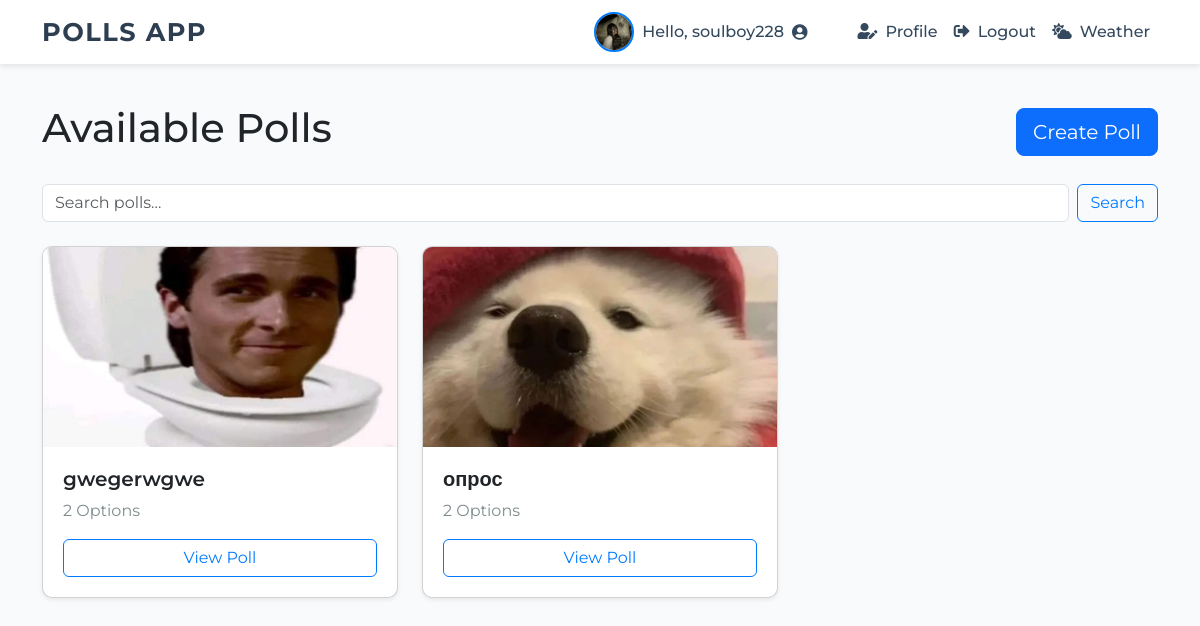
Screenshot of / (signed in) with the database file from the repository.
### app.py (models this page shows, shortened)
class User(UserMixin, db.Model):
    id = db.Column(db.Integer, primary_key=True)
    username = db.Column(db.String(150), unique=True, nullable=False)
    password_hash = db.Column(db.String(256), nullable=False)
    is_admin = db.Column(db.Boolean, default=False)
    avatar_filename = db.Column(db.String(300), nullable=True)
    votes = db.relationship('Vote', backref='user', lazy=True)
    polls_created = db.relationship('Poll', backref='creator', lazy=True)

class Poll(db.Model):
    id = db.Column(db.Integer, primary_key=True)
    question = db.Column(db.String(500), nullable=False)
    image_filename = db.Column(db.String(300))
    creator_id = db.Column(db.Integer, db.ForeignKey('user.id'), nullable=False)
    options = db.relationship('Option', backref='poll', lazy=True)
    votes = db.relationship('Vote', backref='poll', lazy=True)

### app.py (the view)
@app.route('/')
def index():
    query = request.args.get('q', '')
    if query:
        polls = Poll.query.filter(Poll.question.ilike(f'%{query}%')).all()
    else:
        polls = Poll.query.all()
    return render_template('index.html', polls=polls, query=query)

### app.py (called while the page is built)
@login_manager.user_loader
def load_user(user_id):
    return User.query.get(int(user_id))

### templates/index.html
{% extends "layout.html" %}
{% block content %}
<div class="d-flex justify-content-between align-items-center mb-4">
  <h1>Available Polls</h1>
  {% if current_user.is_authenticated %}
    <a href="{{ url_for('create_poll') }}" class="btn btn-lg btn-primary">Create Poll</a>
  {% endif %}
</div>
<form method="GET" action="{{ url_for('index') }}" class="mb-4 d-flex">
  <input class="form-control me-2" type="search" name="q" placeholder="Search polls..." value="{{ request.args.get('q', '') }}">
  <button class="btn btn-outline-primary" type="submit">Search</button>
</form>
<div class="row">
  {% for poll in polls %}
    <div class="col-md-4 mb-4">
      <div class="card h-100 shadow-sm">
        {% if poll.image_filename %}
          <img src="{{ url_for('static', filename='uploads/' ~ poll.image_filename) }}" class="card-img-top" alt="Poll Image" style="max-height: 200px; object-fit: cover;">
        {% endif %}
        <div class="card-body d-flex flex-column">
          <h5 class="card-title">{{ poll.question }}</h5>
          <p class="card-text">{{ poll.options|length }} Options</p>
          <a href="{{ url_for('poll_detail', poll_id=poll.id) }}" class="btn btn-outline-primary mt-auto">View Poll</a>
        </div>
      </div>
    </div>
  {% else %}
    <p>No polls found.</p>
  {% endfor %}
</div>
{% endblock %}

### templates/layout.html (shortened to what this page needs)
<!doctype html>
<html lang="en">
<head>
  <link href="https://cdnjs.cloudflare.com/ajax/libs/font-awesome/5.15.3/css/all.min.css" rel="stylesheet" />
  <link href="https://cdn.jsdelivr.net/npm/bootstrap@5.3.0/dist/css/bootstrap.min.css" rel="stylesheet" />
</head>
<body>
  <nav class="navbar fixed-top navbar-expand-lg">
    <div class="container">
      <a class="navbar-brand" href="{{ url_for('index') }}">Polls App</a>
      <div class="collapse navbar-collapse justify-content-end" id="navbarNav">
        <ul class="navbar-nav align-items-center">
          {% if current_user.is_authenticated %}
          <li class="nav-item d-flex align-items-center me-3">
            {% if current_user.avatar_filename %}
            <img src="{{ url_for('static', filename='uploads/' ~ current_user.avatar_filename) }}" alt="Avatar"
              class="avatar" title="{{ current_user.username }}">
            {% endif %}
            <span class="navbar-text d-flex align-items-center">
  Hello, {{ current_user.username }}
  <i class="fas fa-user-circle ms-2"></i>
</span>
          </li>
          <li class="nav-item">
            <a class="nav-link" href="{{ url_for('profile') }}"><i class="fas fa-user-edit me-2"></i>Profile</a>
          </li>
          <li class="nav-item">
            <a class="nav-link" href="{{ url_for('logout') }}"><i class="fas fa-sign-out-alt me-2"></i>Logout</a>
          </li>
          {% endif %}
          <li class="nav-item">
            <a class="nav-link" href="{{ url_for('weather') }}"><i class="fas fa-cloud-sun me-2"></i>Weather</a>
          </li>
        </ul>
      </div>
    </div>
  </nav>
  <div class="container mt-4">
    {% block content %}{% endblock %}
  </div>
</body>
</html>

### templates/layout.html (style rules this page uses)
body { padding-top: 80px; font-family: 'Montserrat', sans-serif; background-color: #f9fafb; }
.navbar { background-color: #ffffff; box-shadow: 0 2px 6px rgba(0, 0, 0, 0.1); }
.navbar-brand { font-weight: 700; font-size: 1.6rem; letter-spacing: 1.5px; color: #2c3e50 !important; text-transform: uppercase; }
.nav-link { font-weight: 500; color: #34495e !important; transition: color 0.3s ease; }
.navbar-text { color: #34495e; font-weight: 500; margin-right: 10px; }
.avatar { width: 40px; height: 40px; object-fit: cover; border-radius: 50%; border: 2px solid #007bff; margin-right: 8px; transition: transform 0.3s ease; }
.card { border-radius: 10px; overflow: hidden; transition: transform 0.3s ease, box-shadow 0.3s ease; opacity: 0; transform: translateY(20px); animation: fadeInUp 0.6s forwards; animation-delay: var(--animation-delay); }
.card-body { padding: 20px; }
.card-title { font-size: 1.25rem; font-weight: 600; }
.card-text { color: #7f8c8d; }
.btn-outline-primary { border-color: #007bff; color: #007bff; transition: background-color 0.3s, color 0.3s; }

### rows the page displays
User: avatar_filename (picture), username "soulboy228"
Poll: image_filename (picture), question "gwegerwgwe", options|length "2"
Poll: image_filename (picture), question "опрос", options|length "2"
